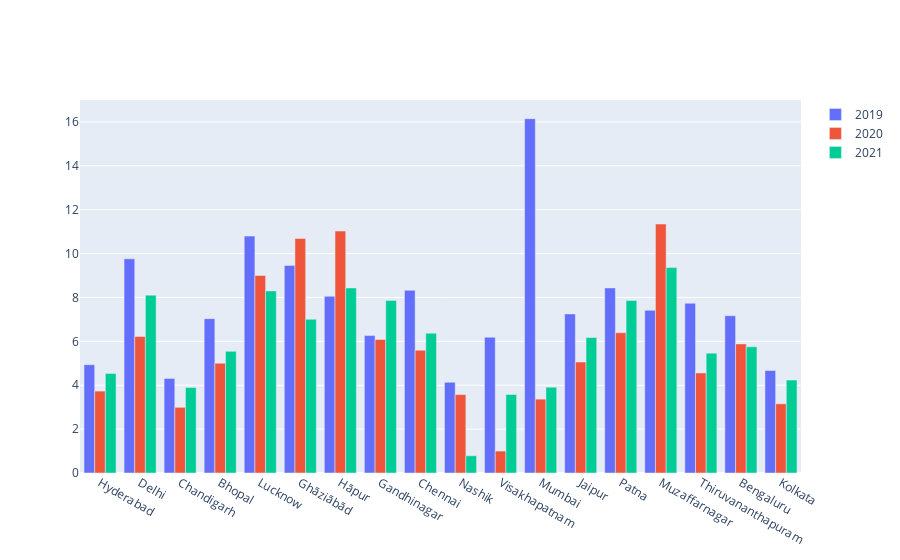

Source (notebook cell):
### Code cell
cities = list(df19.City.unique())

fig = go.Figure(data=[go.Bar(name="2019", x=cities, y= list(df19_avg["co"])),
go.Bar(name="2020", x=cities, y= list(df20_avg["co"])),
go.Bar(name="2021", x=cities, y= list(df21_avg["co"]))])

fig.update_layout(barmode='group')
fig.show()

### Figure 1 — Plotly figure (JSON) as saved in the notebook; plotly's stock layout.template omitted (floating-point values rounded to 4 significant figures)
{"data": [{"name": "2019", "type": "bar", "x": ["Hyderabad", "Delhi", "Chandigarh", "Bhopal", "Lucknow", "Ghāziābād", "Hāpur", "Gandhinagar", "Chennai", "Nashik", "Visakhapatnam", "Mumbai", "Jaipur", "Patna", "Muzaffarnagar", "Thiruvananthapuram", "Bengaluru", "Kolkata"], "y": [4.937, 9.76, 4.312, 7.035, 10.8, 9.462, 8.053, 6.263, 8.328, 4.137, 6.19, 16.15, 7.25, 8.435, 7.415, 7.737, 7.167, 4.673]}, {"name": "2020", "type": "bar", "x": ["Hyderabad", "Delhi", "Chandigarh", "Bhopal", "Lucknow", "Ghāziābād", "Hāpur", "Gandhinagar", "Chennai", "Nashik", "Visakhapatnam", "Mumbai", "Jaipur", "Patna", "Muzaffarnagar", "Thiruvananthapuram", "Bengaluru", "Kolkata"], "y": [3.733, 6.22, 2.993, 5.003, 9.003, 10.69, 11.03, 6.087, 5.597, 3.573, 1, 3.367, 5.057, 6.393, 11.35, 4.56, 5.883, 3.153]}, {"name": "2021", "type": "bar", "x": ["Hyderabad", "Delhi", "Chandigarh", "Bhopal", "Lucknow", "Ghāziābād", "Hāpur", "Gandhinagar", "Chennai", "Nashik", "Visakhapatnam", "Mumbai", "Jaipur", "Patna", "Muzaffarnagar", "Thiruvananthapuram", "Bengaluru", "Kolkata"], "y": [4.537, 8.107, 3.897, 5.543, 8.3, 7.007, 8.433, 7.867, 6.373, 0.7867, 3.578, 3.913, 6.173, 7.86, 9.363, 5.463, 5.75, 4.233]}], "layout": {"barmode": "group"}}
